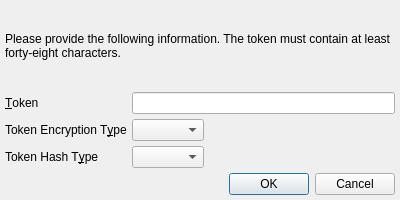
<?xml version="1.0" encoding="UTF-8"?>
<ui version="4.0">
 <class>adaptiveechoprompt</class>
 <widget class="QDialog" name="adaptiveechoprompt">
  <property name="geometry">
   <rect>
    <x>0</x>
    <y>0</y>
    <width>400</width>
    <height>200</height>
   </rect>
  </property>
  <property name="windowIcon">
   <iconset resource="../Icons/icons.qrc">
    <normaloff>:/Logo/spoton-button-32.png</normaloff>:/Logo/spoton-button-32.png</iconset>
  </property>
  <layout class="QVBoxLayout" name="verticalLayout">
   <property name="spacing">
    <number>5</number>
   </property>
   <property name="margin">
    <number>5</number>
   </property>
   <item>
    <widget class="QLabel" name="message">
     <property name="text">
      <string>Please provide the following information. The token must contain at least forty-eight characters.</string>
     </property>
     <property name="wordWrap">
      <bool>true</bool>
     </property>
    </widget>
   </item>
   <item>
    <layout class="QGridLayout" name="gridLayout">
     <property name="spacing">
      <number>5</number>
     </property>
     <item row="0" column="0">
      <widget class="QLabel" name="label">
       <property name="text">
        <string>&amp;Token</string>
       </property>
       <property name="buddy">
        <cstring>token</cstring>
       </property>
      </widget>
     </item>
     <item row="0" column="1">
      <widget class="QLineEdit" name="token"/>
     </item>
     <item row="1" column="0">
      <widget class="QLabel" name="label_2">
       <property name="text">
        <string>Token Encryption T&amp;ype</string>
       </property>
       <property name="buddy">
        <cstring>token_e_type</cstring>
       </property>
      </widget>
     </item>
     <item row="1" column="1">
      <layout class="QHBoxLayout" name="horizontalLayout">
       <item>
        <widget class="QComboBox" name="token_e_type"/>
       </item>
       <item>
        <spacer name="horizontalSpacer">
         <property name="orientation">
          <enum>Qt::Horizontal</enum>
         </property>
         <property name="sizeHint" stdset="0">
          <size>
           <width>40</width>
           <height>20</height>
          </size>
         </property>
        </spacer>
       </item>
      </layout>
     </item>
     <item row="2" column="0">
      <widget class="QLabel" name="label_3">
       <property name="text">
        <string>Token Hash T&amp;ype</string>
       </property>
       <property name="buddy">
        <cstring>token_h_type</cstring>
       </property>
      </widget>
     </item>
     <item row="2" column="1">
      <layout class="QHBoxLayout" name="horizontalLayout_2">
       <item>
        <widget class="QComboBox" name="token_h_type"/>
       </item>
       <item>
        <spacer name="horizontalSpacer_2">
         <property name="orientation">
          <enum>Qt::Horizontal</enum>
         </property>
         <property name="sizeHint" stdset="0">
          <size>
           <width>40</width>
           <height>20</height>
          </size>
         </property>
        </spacer>
       </item>
      </layout>
     </item>
    </layout>
   </item>
   <item>
    <widget class="QDialogButtonBox" name="buttonBox">
     <property name="orientation">
      <enum>Qt::Horizontal</enum>
     </property>
     <property name="standardButtons">
      <set>QDialogButtonBox::Cancel|QDialogButtonBox::Ok</set>
     </property>
    </widget>
   </item>
  </layout>
 </widget>
 <tabstops>
  <tabstop>token</tabstop>
  <tabstop>token_e_type</tabstop>
  <tabstop>token_h_type</tabstop>
  <tabstop>buttonBox</tabstop>
 </tabstops>
 <resources>
  <include location="../Icons/icons.qrc"/>
 </resources>
 <connections>
  <connection>
   <sender>buttonBox</sender>
   <signal>accepted()</signal>
   <receiver>adaptiveechoprompt</receiver>
   <slot>accept()</slot>
   <hints>
    <hint type="sourcelabel">
     <x>248</x>
     <y>254</y>
    </hint>
    <hint type="destinationlabel">
     <x>157</x>
     <y>274</y>
    </hint>
   </hints>
  </connection>
  <connection>
   <sender>buttonBox</sender>
   <signal>rejected()</signal>
   <receiver>adaptiveechoprompt</receiver>
   <slot>reject()</slot>
   <hints>
    <hint type="sourcelabel">
     <x>316</x>
     <y>260</y>
    </hint>
    <hint type="destinationlabel">
     <x>286</x>
     <y>274</y>
    </hint>
   </hints>
  </connection>
 </connections>
</ui>
